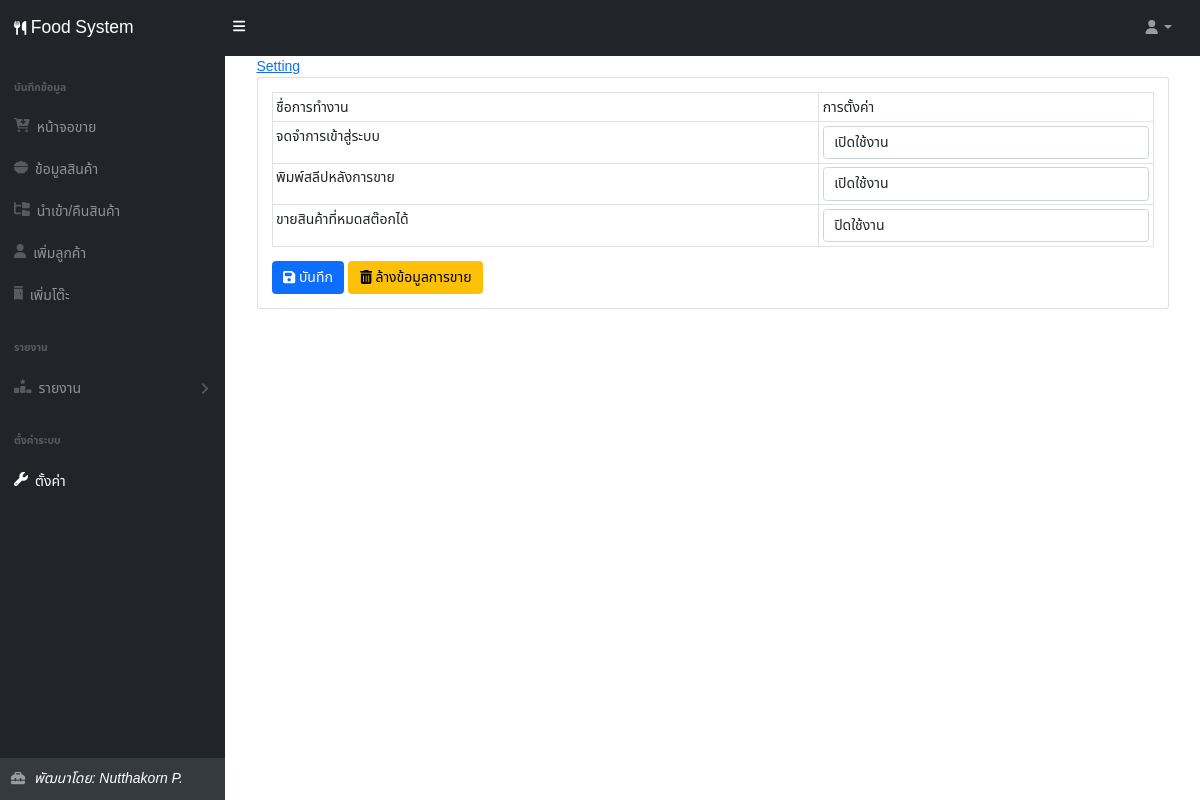
Page /home.php?m=config on the committed database.
### tables this page shows
CREATE TABLE `config` (
  `id` varchar(20) NOT NULL,
  `config` varchar(100) DEFAULT NULL,
  `value` int(11) DEFAULT NULL
);

### classes/Main.class.php (called while the page is built, shortened)
<?php
    class Main {
        private $dbhost = 'localhost';
        private $dbuser = 'root';
        private $dbpass = '';
        private $dbname = 'food';
        public $dbcon = '';
        function __construct() {
            try {
                $conn = new mysqli($this->dbhost, $this->dbuser, $this->dbpass, $this->dbname);
                $this->dbcon = $conn;
            }catch(Exception $e){
                echo "
                    <div>
                        Database is Error connection : <b>".$e->getMessage()."</b><br/>
                    </div>
                ";
            }
        }
        public function getConfig(){
            $sql = "SELECT * FROM config";
            $query = $this->dbcon->query($sql);
            return $query;
        }
    }
?>

### config.php (the view, shortened to what this page needs)
<!DOCTYPE html>
<html lang="en">
<head>
</head>
<?php
    $obj = new Main;
    $data = $obj->getConfig();
?>
<body>
    <div class="container">
    <a href="#!">Setting</a>
        <div class="card">
            <form action="" method="post">
                <div class="card-body">
                    <table class="table table-sm table-bordered">
                        <tr>
                            <td>ชื่อการทำงาน</td>
                            <td>การตั้งค่า</td>
                        </tr>
                        <tr>
                            <?php foreach($data as $val){ ?>
                        <tr>
                            <td><?=$val['config']?></td>
                            <td>
                                <select name="values[]" class="form-control">
                                    <?php
                                        if ($val['value'] == '1'){
                                            echo "
                                            <option value='$val[id],1' selected>เปิดใช้งาน</option>
                                            <option value='$val[id],0'>ปิดใช้งาน</option>
                                            ";
                                        }else{
                                            echo "
                                            <option value='$val[id],0' selected>ปิดใช้งาน</option>
                                            <option value='$val[id],1'>เปิดใช้งาน</option>
                                            ";
                                        }
                                    ?>
                                </select>
                            </td>
                        </tr>
                        <?php } ?>
                        </tr>
                    </table>
            </form>
            <button type="submit" name="btnsave" class="btn btn-primary"><i class="fa-solid fa-floppy-disk"></i> บันทึก</button>
            <a href="clear-data.php?submit=1" class="btn btn-warning" onclick="return confirm('ข้อมูลทั้งหมดจะถูกลบ แน่ใจแล้วหรือไม่')"><i class="fa-solid fa-trash-can"></i> ล้างข้อมูลการขาย</a>
        </div>
    </div>
    </div>
</body>
</html>

### home.php (style rules this page uses)
* { font-family: 'Noto Sans Thai', sans-serif; font-size: 14px; }

### rows in the picture
config: config "จดจำการเข้าสู่ระบบ", value "เปิดใช้งาน"
config: config "พิมพ์สลีปหลังการขาย", value "เปิดใช้งาน"
config: config "ขายสินค้าที่หมดสต๊อกได้", value "ปิดใช้งาน"
